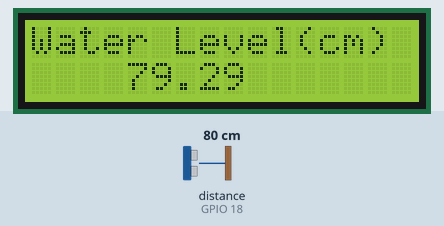
Bench run of a sketch on a simulated ESP32. Shown: 16×2 character LCD. Wiring (inferred from the names in the program): ultrasonic range finder: trigger GPIO 5; echo GPIO 18. The inputs (shaded band) are chosen by the test bench; at power-on: distance to the obstacle (sensor on GPIO 18) 80 cm. The echo pulse lasts 58.3 µs per cm; what the sketch prints to the serial monitor is not drawn.

Above: at 1.2 s.
1.3 s: distance to the obstacle (sensor on GPIO 18) set to 2 cm
At 3.5 s:
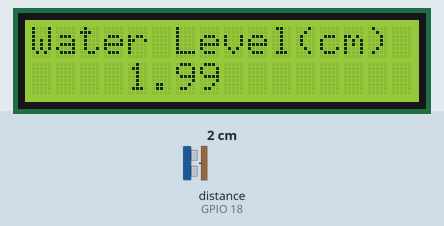
5.4 s: distance to the obstacle (sensor on GPIO 18) set to 4 cm
At 7.5 s:
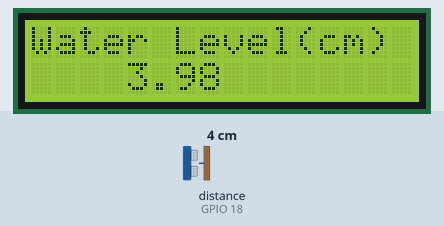
9.5 s: distance to the obstacle (sensor on GPIO 18) set to 9 cm
At 12.1 s:
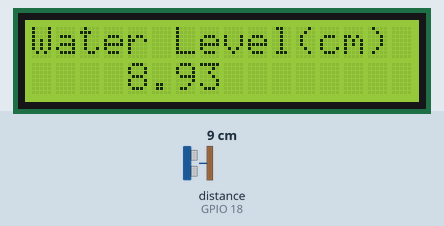
Timing chart, 0 to 13.6 s (numbered marks = the images above; inputs shaded):
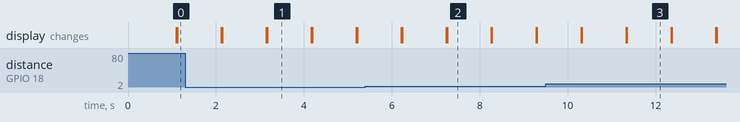

Measured:
- after the input at 1.3 s, the display: first differs from a run without the input after 1.9 s (image 1)
- after the input at 5.4 s, the display: first differs from a run without the input after 1.9 s (image 2)
- after the input at 9.5 s, the display: first differs from a run without the input after 1.8 s (image 3)
- what the display in image 1 shows lasts 1.0 s, from 3.2 s to 4.2 s

The sketch:

ultrasonic_.ino
```cpp
// (licence header left out)
#include <LiquidCrystal_I2C.h>
LiquidCrystal_I2C lcd(0x27,16,2);  // set the LCD address to 0x3F for a 16 chars and 2 line display
const int trigPin = 5;
const int echoPin = 18;

//define sound speed in cm/uS
#define SOUND_SPEED 0.034

long duration;
float distanceCm;


void setup() {
  lcd.init();
  lcd.clear();
  lcd.backlight();      // Make sure backlight is on

  Serial.begin(115200); // Starts the serial communication
  pinMode(trigPin, OUTPUT); // Sets the trigPin as an Output

  pinMode(echoPin, INPUT); // Sets the echoPin as an Input
}

void loop() {
   // Print a message on both lines of the LCD.
  lcd.setCursor(0,0);   //Set cursor to character 2 on line 0
  lcd.print("Water Level(cm)");

  lcd.setCursor(4,1);   //Move cursor to character 2 on line 1
  lcd.print(distanceCm);


  // Clears the trigPin
  digitalWrite(trigPin, LOW);
  delayMicroseconds(2);
  // Sets the trigPin on HIGH state for 10 micro seconds
  digitalWrite(trigPin, HIGH);
  delayMicroseconds(10);
  digitalWrite(trigPin, LOW);

  // Reads the echoPin, returns the sound wave travel time in microseconds
  duration = pulseIn(echoPin, HIGH);

  // Calculate the distance
  distanceCm = duration * SOUND_SPEED/2;


  // Prints the distance in the Serial Monitor
  Serial.print("Distance (cm): ");
  Serial.println(distanceCm);

  delay(1000);
  lcd.clear();
}
```
